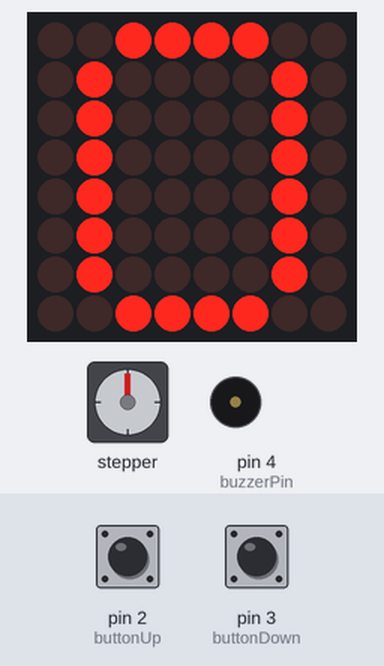
Bench run of a sketch on a simulated Arduino Uno, built with avr-gcc and run on an emulated ATmega328P. Shown: 8×8 LED matrix, stepper motor, buzzer (waves = sounding). The test bench sets the inputs (shaded band); at power-on: pin 2 (buttonUp) HIGH, pin 3 (buttonDown) HIGH. Stepper angles assume 2038 steps per turn.

Above: at 1.2 s.
1.3 s: pin 2 (buttonUp) pulled LOW for 0.15 s
At 1.77 s:
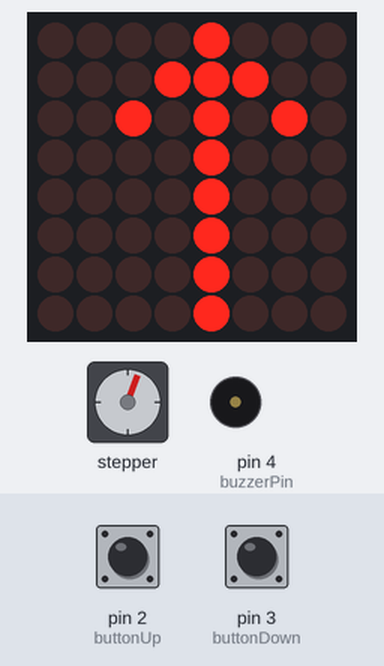
3.7 s: pin 3 (buttonDown) pulled LOW for 3.2 s
At 6.09 s:
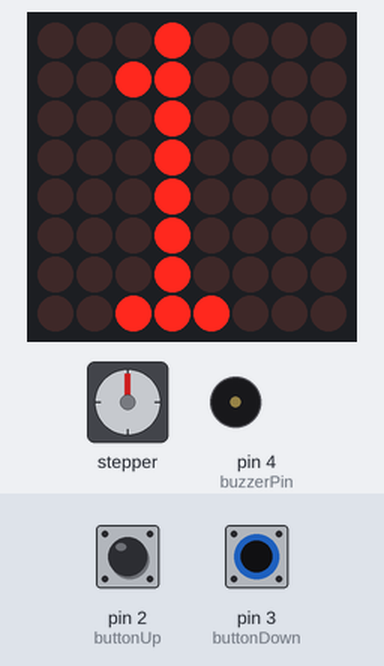
8.4 s: pin 2 (buttonUp) pulled LOW for 3.2 s
At 11.36 s:
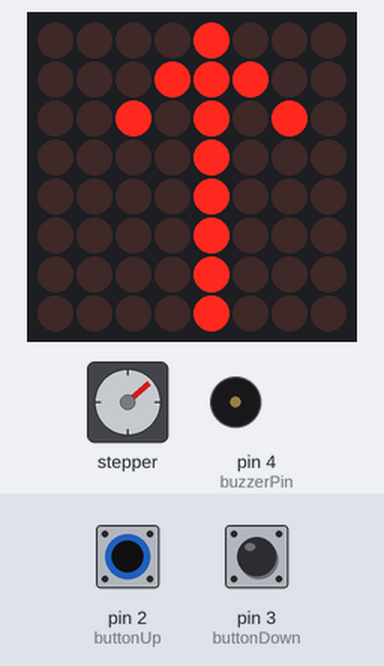
Timing chart, 0 to 16.2 s (numbered marks = the images above; inputs shaded):
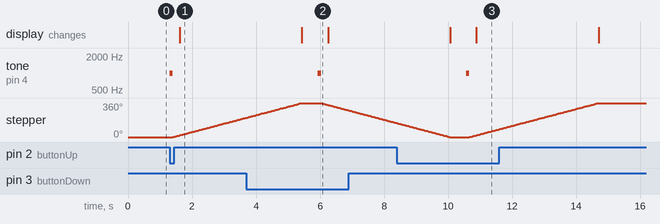

The sketch:

Main.ino
```cpp
#include <LedControl.h>
#include <Stepper.h>

int DIN = 12;
int CS = 11;
int CLK = 10;
LedControl lc(DIN, CLK, CS, 1); // 8x8 LED Matrix Object

// LED Matrix Symbols for floors
byte floor0[8] = {0x3C, 0x42, 0x42, 0x42, 0x42, 0x42, 0x42, 0x3C};
byte floor1[8] = {0x10, 0x30, 0x10, 0x10, 0x10, 0x10, 0x10, 0x38}; // Centered "1" from top to bottom
byte upArrow[8] = {0x08,0x1C,0x2A,0x08,0x08,0x08,0x08,0x08};  // Displays an up arrow
byte downArrow[8] = {0x08,0x08,0x08,0x08,0x08,0x2A,0x1C,0x08}; // Displays a down arrow

// Button and Buzzer Setup
int buttonUp = 2;      // Up button on pin 2
int buttonDown = 3;    // Down button on pin 3
int buzzerPin = 4;     // Buzzer on pin 4
int currentFloor = 0;  // Start at floor 0

// Stepper Setup
const int stepsPerRevolution = 2038;
Stepper myStepper(stepsPerRevolution, 5, 7, 6, 8); // Stepper motor pins

void setup() {
  // Initialize LED matrix
  lc.shutdown(0, false);
  lc.setIntensity(0, 5);
  lc.clearDisplay(0);

  // Initialize buttons and buzzer
  pinMode(buttonUp, INPUT_PULLUP);
  pinMode(buttonDown, INPUT_PULLUP);
  pinMode(buzzerPin, OUTPUT);

  // Display initial floor
  drawImage(floor0);

  // Set initial stepper speed (RPM)
  myStepper.setSpeed(5);
}

void loop() {
  // Check for up button press
  if (digitalRead(buttonUp) == LOW && currentFloor == 0) {
    beep(100);              // Beep for 0.1 seconds
    moveLiftToFloor(1);
  }

  // Check for down button press
  if (digitalRead(buttonDown) == LOW && currentFloor == 1) {
    beep(100);              // Beep for 0.1 seconds
    moveLiftToFloor(0);
  }
}

void moveLiftToFloor(int floor) {
  int stepsToMove = (floor == 1) ? stepsPerRevolution : -stepsPerRevolution;

  // Display direction arrow
  drawImage(floor == 1 ? upArrow : downArrow);

  // Move the stepper motor in steps over 1 second
  myStepper.setSpeed(15); // Set speed to 5 RPM for smooth movement
  myStepper.step(stepsToMove);

  // Display floor number after movement
  drawImage(floor == 1 ? floor1 : floor0);
  currentFloor = floor;                    // Update current floor
  delay(500);                              // Delay to avoid quick repeated button presses
}

void drawImage(byte image[]) {
  for (int i = 0; i <= 7; i++) {
    lc.setRow(0, i, image[i]);
  }
}

void beep(int duration) {
  tone(buzzerPin, 1000); // Beep at 1000 Hz
  delay(duration);
  noTone(buzzerPin);
}
```

Measured:
- after the input at 1.3 s, tone on pin 4 (buzzerPin): silent → 1000 Hz at once, → silent 0.10 s later; stepper: keeps turning clockwise at about 90°/s, starting after 0.10 s; the display: changes after 0.32 s (image 1)
- after the input at 3.7 s, tone on pin 4 (buzzerPin): silent → 1000 Hz after 2.2 s, → silent 0.10 s later
- after the input at 8.4 s, tone on pin 4 (buzzerPin): silent → 1000 Hz after 2.2 s, → silent 0.10 s later; the display: first differs from a run without the input after 2.5 s (image 3)
- what the display in image 2 shows lasts 0.9 s, from 5.4 s to 6.3 s
